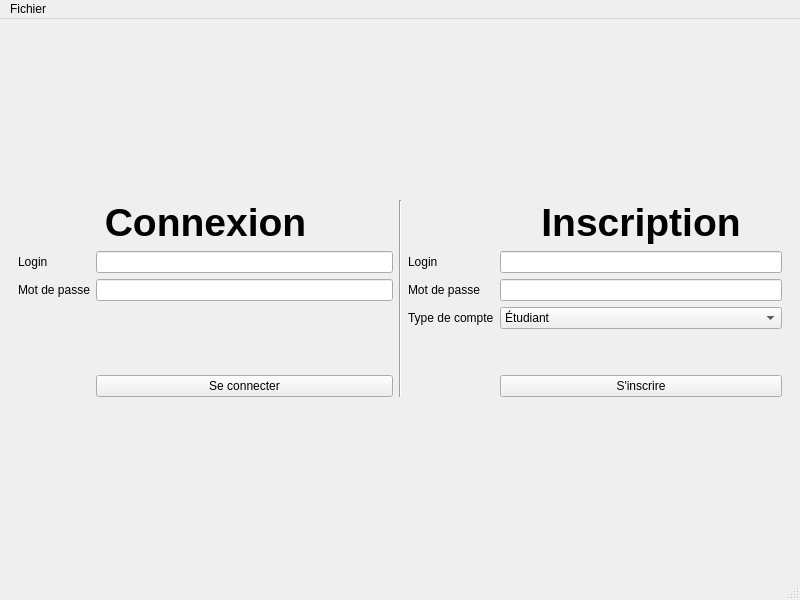
<?xml version="1.0" encoding="UTF-8"?>
<ui version="4.0">
 <class>MainWindow</class>
 <widget class="QMainWindow" name="MainWindow">
  <property name="geometry">
   <rect>
    <x>0</x>
    <y>0</y>
    <width>800</width>
    <height>600</height>
   </rect>
  </property>
  <property name="windowTitle">
   <string>CPOA - Projet Arche</string>
  </property>
  <property name="windowOpacity">
   <double>1.000000000000000</double>
  </property>
  <widget class="QWidget" name="centralwidget">
   <layout class="QGridLayout" name="gridLayout_2">
    <item row="0" column="0">
     <widget class="QStackedWidget" name="stackedWidget">
      <property name="currentIndex">
       <number>0</number>
      </property>
      <widget class="QWidget" name="ConnectionInscription">
       <layout class="QGridLayout" name="gridLayout_3">
        <item row="3" column="0" colspan="3">
         <spacer name="verticalSpacer">
          <property name="orientation">
           <enum>Qt::Vertical</enum>
          </property>
          <property name="sizeHint" stdset="0">
           <size>
            <width>20</width>
            <height>40</height>
           </size>
          </property>
         </spacer>
        </item>
        <item row="6" column="0" colspan="3">
         <spacer name="verticalSpacer_2">
          <property name="orientation">
           <enum>Qt::Vertical</enum>
          </property>
          <property name="sizeHint" stdset="0">
           <size>
            <width>20</width>
            <height>40</height>
           </size>
          </property>
         </spacer>
        </item>
        <item row="4" column="1">
         <widget class="Line" name="line">
          <property name="orientation">
           <enum>Qt::Vertical</enum>
          </property>
         </widget>
        </item>
        <item row="4" column="0">
         <layout class="QGridLayout" name="gridLayout_7">
          <item row="1" column="0">
           <widget class="QLabel" name="label">
            <property name="text">
             <string>Login</string>
            </property>
           </widget>
          </item>
          <item row="4" column="1">
           <widget class="QPushButton" name="Connexion">
            <property name="text">
             <string>Se connecter</string>
            </property>
           </widget>
          </item>
          <item row="2" column="1">
           <widget class="QLineEdit" name="lineMdp">
            <property name="echoMode">
             <enum>QLineEdit::Password</enum>
            </property>
            <property name="clearButtonEnabled">
             <bool>false</bool>
            </property>
           </widget>
          </item>
          <item row="1" column="1">
           <widget class="QLineEdit" name="lineLogin"/>
          </item>
          <item row="2" column="0">
           <widget class="QLabel" name="label_2">
            <property name="text">
             <string>Mot de passe</string>
            </property>
           </widget>
          </item>
          <item row="3" column="1">
           <spacer name="verticalSpacer_5">
            <property name="orientation">
             <enum>Qt::Vertical</enum>
            </property>
            <property name="sizeHint" stdset="0">
             <size>
              <width>20</width>
              <height>40</height>
             </size>
            </property>
           </spacer>
          </item>
          <item row="0" column="0" colspan="2">
           <widget class="QLabel" name="label_9">
            <property name="font">
             <font>
              <pointsize>29</pointsize>
              <weight>75</weight>
              <bold>true</bold>
              <kerning>true</kerning>
             </font>
            </property>
            <property name="autoFillBackground">
             <bool>false</bool>
            </property>
            <property name="text">
             <string>Connexion</string>
            </property>
            <property name="alignment">
             <set>Qt::AlignCenter</set>
            </property>
           </widget>
          </item>
         </layout>
        </item>
        <item row="4" column="2">
         <layout class="QGridLayout" name="gridLayout_6">
          <item row="5" column="1">
           <widget class="QPushButton" name="pushButtonInscription">
            <property name="text">
             <string>S'inscrire</string>
            </property>
           </widget>
          </item>
          <item row="2" column="0">
           <widget class="QLabel" name="label_12">
            <property name="text">
             <string>Mot de passe</string>
            </property>
           </widget>
          </item>
          <item row="3" column="0">
           <widget class="QLabel" name="label_13">
            <property name="text">
             <string>Type de compte</string>
            </property>
           </widget>
          </item>
          <item row="1" column="0">
           <widget class="QLabel" name="label_11">
            <property name="text">
             <string>Login</string>
            </property>
           </widget>
          </item>
          <item row="2" column="1">
           <widget class="QLineEdit" name="lineMdpInscription">
            <property name="echoMode">
             <enum>QLineEdit::Password</enum>
            </property>
           </widget>
          </item>
          <item row="1" column="1">
           <widget class="QLineEdit" name="lineLoginInscription"/>
          </item>
          <item row="0" column="1">
           <widget class="QLabel" name="label_10">
            <property name="font">
             <font>
              <pointsize>29</pointsize>
              <weight>75</weight>
              <bold>true</bold>
             </font>
            </property>
            <property name="text">
             <string>Inscription</string>
            </property>
            <property name="alignment">
             <set>Qt::AlignCenter</set>
            </property>
           </widget>
          </item>
          <item row="3" column="1">
           <widget class="QComboBox" name="comboBoxTypeCompte">
            <item>
             <property name="text">
              <string>Étudiant</string>
             </property>
            </item>
            <item>
             <property name="text">
              <string>Enseigant</string>
             </property>
            </item>
            <item>
             <property name="text">
              <string>Administrateur</string>
             </property>
            </item>
           </widget>
          </item>
          <item row="4" column="1">
           <spacer name="verticalSpacer_9">
            <property name="orientation">
             <enum>Qt::Vertical</enum>
            </property>
            <property name="sizeHint" stdset="0">
             <size>
              <width>20</width>
              <height>40</height>
             </size>
            </property>
           </spacer>
          </item>
         </layout>
        </item>
       </layout>
      </widget>
      <widget class="QWidget" name="Accueil">
       <layout class="QGridLayout" name="gridLayout">
        <item row="0" column="0">
         <widget class="QLabel" name="label_3">
          <property name="font">
           <font>
            <pointsize>30</pointsize>
           </font>
          </property>
          <property name="text">
           <string>Titre</string>
          </property>
         </widget>
        </item>
        <item row="1" column="0">
         <layout class="QVBoxLayout" name="verticalLayout">
          <item>
           <widget class="QLabel" name="label_4">
            <property name="text">
             <string>Liste des cours suivis :</string>
            </property>
           </widget>
          </item>
          <item>
           <widget class="QListView" name="listCoursSuivis">
            <property name="editTriggers">
             <set>QAbstractItemView::NoEditTriggers</set>
            </property>
           </widget>
          </item>
          <item>
           <spacer name="verticalSpacer_3">
            <property name="orientation">
             <enum>Qt::Vertical</enum>
            </property>
            <property name="sizeHint" stdset="0">
             <size>
              <width>20</width>
              <height>40</height>
             </size>
            </property>
           </spacer>
          </item>
         </layout>
        </item>
        <item row="1" column="1">
         <layout class="QVBoxLayout" name="verticalLayout_5">
          <item>
           <widget class="QLabel" name="label_CoursPropose">
            <property name="text">
             <string>Liste des cours proposés :</string>
            </property>
           </widget>
          </item>
          <item>
           <widget class="QListView" name="listViewCoursPropose">
            <property name="editTriggers">
             <set>QAbstractItemView::NoEditTriggers</set>
            </property>
           </widget>
          </item>
          <item>
           <spacer name="verticalSpacer_6">
            <property name="orientation">
             <enum>Qt::Vertical</enum>
            </property>
            <property name="sizeHint" stdset="0">
             <size>
              <width>20</width>
              <height>40</height>
             </size>
            </property>
           </spacer>
          </item>
          <item>
           <spacer name="horizontalSpacer">
            <property name="orientation">
             <enum>Qt::Horizontal</enum>
            </property>
            <property name="sizeHint" stdset="0">
             <size>
              <width>40</width>
              <height>20</height>
             </size>
            </property>
           </spacer>
          </item>
         </layout>
        </item>
        <item row="1" column="2">
         <layout class="QVBoxLayout" name="verticalLayout_2">
          <item>
           <widget class="QLabel" name="label_5">
            <property name="text">
             <string>Liste des cours :</string>
            </property>
           </widget>
          </item>
          <item>
           <widget class="QListView" name="listCours">
            <property name="editTriggers">
             <set>QAbstractItemView::NoEditTriggers</set>
            </property>
           </widget>
          </item>
          <item>
           <spacer name="verticalSpacer_4">
            <property name="orientation">
             <enum>Qt::Vertical</enum>
            </property>
            <property name="sizeHint" stdset="0">
             <size>
              <width>20</width>
              <height>40</height>
             </size>
            </property>
           </spacer>
          </item>
         </layout>
        </item>
        <item row="2" column="0">
         <layout class="QHBoxLayout" name="horizontalLayout_2">
          <item>
           <widget class="QPushButton" name="buttonDeconnexion">
            <property name="autoFillBackground">
             <bool>false</bool>
            </property>
            <property name="text">
             <string>Déconnexion</string>
            </property>
            <property name="autoDefault">
             <bool>false</bool>
            </property>
           </widget>
          </item>
          <item>
           <spacer name="horizontalSpacer_4">
            <property name="orientation">
             <enum>Qt::Horizontal</enum>
            </property>
            <property name="sizeHint" stdset="0">
             <size>
              <width>40</width>
              <height>20</height>
             </size>
            </property>
           </spacer>
          </item>
         </layout>
        </item>
        <item row="2" column="1">
         <layout class="QHBoxLayout" name="horizontalLayout_4">
          <item>
           <spacer name="horizontalSpacer_8">
            <property name="orientation">
             <enum>Qt::Horizontal</enum>
            </property>
            <property name="sizeHint" stdset="0">
             <size>
              <width>40</width>
              <height>20</height>
             </size>
            </property>
           </spacer>
          </item>
          <item>
           <widget class="QPushButton" name="buttonProposerCoursAccueil">
            <property name="autoFillBackground">
             <bool>false</bool>
            </property>
            <property name="text">
             <string>Proposer un cours</string>
            </property>
            <property name="autoDefault">
             <bool>false</bool>
            </property>
           </widget>
          </item>
          <item>
           <spacer name="horizontalSpacer_7">
            <property name="orientation">
             <enum>Qt::Horizontal</enum>
            </property>
            <property name="sizeHint" stdset="0">
             <size>
              <width>40</width>
              <height>20</height>
             </size>
            </property>
           </spacer>
          </item>
         </layout>
        </item>
       </layout>
      </widget>
      <widget class="QWidget" name="Cours">
       <layout class="QGridLayout" name="gridLayout_5">
        <item row="9" column="0">
         <layout class="QHBoxLayout" name="horizontalLayout">
          <item>
           <widget class="QPushButton" name="pushButtonAccueil">
            <property name="text">
             <string>Accueil</string>
            </property>
           </widget>
          </item>
          <item>
           <widget class="QPushButton" name="inscrirecours">
            <property name="text">
             <string>S'inscrire</string>
            </property>
           </widget>
          </item>
          <item>
           <spacer name="horizontalSpacer_5">
            <property name="orientation">
             <enum>Qt::Horizontal</enum>
            </property>
            <property name="sizeHint" stdset="0">
             <size>
              <width>40</width>
              <height>20</height>
             </size>
            </property>
           </spacer>
          </item>
         </layout>
        </item>
        <item row="3" column="0" colspan="3">
         <widget class="QLabel" name="labelNomCours">
          <property name="text">
           <string>Cours :</string>
          </property>
         </widget>
        </item>
        <item row="7" column="2">
         <layout class="QVBoxLayout" name="verticalLayout_3">
          <item>
           <widget class="QLabel" name="label_7">
            <property name="text">
             <string>Liste des étudiants</string>
            </property>
           </widget>
          </item>
          <item>
           <widget class="QListView" name="listPrincipaleEtudiant">
            <property name="editTriggers">
             <set>QAbstractItemView::NoEditTriggers</set>
            </property>
           </widget>
          </item>
          <item>
           <widget class="QLabel" name="labelNombrePlace">
            <property name="text">
             <string>Nombre de place :</string>
            </property>
           </widget>
          </item>
          <item>
           <widget class="QLabel" name="label_NomEnseigant">
            <property name="text">
             <string>Enseigant :</string>
            </property>
           </widget>
          </item>
          <item>
           <widget class="QLabel" name="label_8">
            <property name="text">
             <string>Liste d'attente</string>
            </property>
           </widget>
          </item>
          <item>
           <widget class="QListView" name="listAttenteEtudiant">
            <property name="editTriggers">
             <set>QAbstractItemView::NoEditTriggers</set>
            </property>
           </widget>
          </item>
         </layout>
        </item>
        <item row="7" column="0">
         <layout class="QVBoxLayout" name="verticalLayout_4">
          <item>
           <widget class="QLabel" name="labelpasinscrit">
            <property name="text">
             <string>Vous devez être inscrit pour visualiser les ressources de ce cours.</string>
            </property>
           </widget>
          </item>
          <item>
           <widget class="QLabel" name="label_6">
            <property name="text">
             <string>Liste des ressources :</string>
            </property>
           </widget>
          </item>
          <item>
           <widget class="QListView" name="listRessources">
            <property name="editTriggers">
             <set>QAbstractItemView::NoEditTriggers</set>
            </property>
           </widget>
          </item>
         </layout>
        </item>
        <item row="9" column="2">
         <layout class="QHBoxLayout" name="horizontalLayout_3">
          <item>
           <spacer name="horizontalSpacer_6">
            <property name="orientation">
             <enum>Qt::Horizontal</enum>
            </property>
            <property name="sizeHint" stdset="0">
             <size>
              <width>40</width>
              <height>20</height>
             </size>
            </property>
           </spacer>
          </item>
          <item>
           <widget class="QPushButton" name="SeDesinscrire">
            <property name="text">
             <string>Se désinscrire</string>
            </property>
           </widget>
          </item>
         </layout>
        </item>
        <item row="2" column="0">
         <widget class="QCheckBox" name="validationCours">
          <property name="font">
           <font>
            <weight>75</weight>
            <bold>true</bold>
            <strikeout>false</strikeout>
           </font>
          </property>
          <property name="text">
           <string>Cours valide</string>
          </property>
         </widget>
        </item>
       </layout>
      </widget>
      <widget class="QWidget" name="ProposerCours">
       <layout class="QGridLayout" name="gridLayout_8">
        <item row="0" column="1">
         <layout class="QGridLayout" name="gridLayout_9">
          <item row="1" column="1">
           <widget class="QLineEdit" name="lineEditNomCoursPropose"/>
          </item>
          <item row="5" column="0">
           <widget class="QLabel" name="label_18">
            <property name="text">
             <string>Nombre d'étudiants</string>
            </property>
           </widget>
          </item>
          <item row="4" column="0">
           <widget class="QLabel" name="label_17">
            <property name="text">
             <string>Date fin d'inscription</string>
            </property>
           </widget>
          </item>
          <item row="2" column="0">
           <widget class="QLabel" name="label_15">
            <property name="text">
             <string>Date début</string>
            </property>
           </widget>
          </item>
          <item row="4" column="1">
           <widget class="QDateEdit" name="dateEdit_fin_i"/>
          </item>
          <item row="3" column="0">
           <widget class="QLabel" name="label_16">
            <property name="text">
             <string>Date fin</string>
            </property>
           </widget>
          </item>
          <item row="2" column="1">
           <widget class="QDateEdit" name="dateEdit_debut"/>
          </item>
          <item row="1" column="0">
           <widget class="QLabel" name="label_14">
            <property name="text">
             <string>Nom</string>
            </property>
           </widget>
          </item>
          <item row="6" column="1">
           <spacer name="verticalSpacer_7">
            <property name="orientation">
             <enum>Qt::Vertical</enum>
            </property>
            <property name="sizeType">
             <enum>QSizePolicy::Preferred</enum>
            </property>
            <property name="sizeHint" stdset="0">
             <size>
              <width>20</width>
              <height>40</height>
             </size>
            </property>
           </spacer>
          </item>
          <item row="3" column="1">
           <widget class="QDateEdit" name="dateEdit_fin"/>
          </item>
          <item row="0" column="0" colspan="2">
           <widget class="QLabel" name="label_19">
            <property name="font">
             <font>
              <pointsize>29</pointsize>
              <weight>75</weight>
              <bold>true</bold>
             </font>
            </property>
            <property name="text">
             <string>Proposer un cours</string>
            </property>
            <property name="alignment">
             <set>Qt::AlignCenter</set>
            </property>
           </widget>
          </item>
          <item row="7" column="1">
           <widget class="QPushButton" name="pushButtonProposerCours">
            <property name="text">
             <string>Proposer</string>
            </property>
           </widget>
          </item>
          <item row="7" column="0">
           <widget class="QPushButton" name="pushButtonAccueil_2">
            <property name="text">
             <string>Accueil</string>
            </property>
           </widget>
          </item>
          <item row="5" column="1">
           <widget class="QSpinBox" name="spinBox_nbEtu"/>
          </item>
         </layout>
        </item>
        <item row="0" column="0">
         <spacer name="horizontalSpacer_2">
          <property name="orientation">
           <enum>Qt::Horizontal</enum>
          </property>
          <property name="sizeType">
           <enum>QSizePolicy::Minimum</enum>
          </property>
          <property name="sizeHint" stdset="0">
           <size>
            <width>40</width>
            <height>20</height>
           </size>
          </property>
         </spacer>
        </item>
        <item row="0" column="2">
         <spacer name="horizontalSpacer_3">
          <property name="orientation">
           <enum>Qt::Horizontal</enum>
          </property>
          <property name="sizeType">
           <enum>QSizePolicy::Minimum</enum>
          </property>
          <property name="sizeHint" stdset="0">
           <size>
            <width>40</width>
            <height>20</height>
           </size>
          </property>
         </spacer>
        </item>
       </layout>
      </widget>
     </widget>
    </item>
   </layout>
  </widget>
  <widget class="QMenuBar" name="menubar">
   <property name="geometry">
    <rect>
     <x>0</x>
     <y>0</y>
     <width>800</width>
     <height>22</height>
    </rect>
   </property>
   <property name="defaultUp">
    <bool>false</bool>
   </property>
   <property name="nativeMenuBar">
    <bool>true</bool>
   </property>
   <widget class="QMenu" name="menuFichier">
    <property name="title">
     <string>Fichier</string>
    </property>
    <addaction name="actionexit"/>
   </widget>
   <addaction name="menuFichier"/>
  </widget>
  <widget class="QStatusBar" name="statusbar"/>
  <action name="actionexit">
   <property name="text">
    <string>Quitter</string>
   </property>
  </action>
 </widget>
 <tabstops>
  <tabstop>lineLogin</tabstop>
  <tabstop>lineMdp</tabstop>
  <tabstop>Connexion</tabstop>
  <tabstop>pushButtonInscription</tabstop>
  <tabstop>listCoursSuivis</tabstop>
  <tabstop>listCours</tabstop>
  <tabstop>buttonDeconnexion</tabstop>
  <tabstop>listPrincipaleEtudiant</tabstop>
  <tabstop>listAttenteEtudiant</tabstop>
  <tabstop>pushButtonAccueil</tabstop>
  <tabstop>SeDesinscrire</tabstop>
 </tabstops>
 <resources/>
 <connections>
  <connection>
   <sender>stackedWidget</sender>
   <signal>currentChanged(int)</signal>
   <receiver>stackedWidget</receiver>
   <slot>setCurrentIndex(int)</slot>
   <hints>
    <hint type="sourcelabel">
     <x>329</x>
     <y>86</y>
    </hint>
    <hint type="destinationlabel">
     <x>450</x>
     <y>89</y>
    </hint>
   </hints>
  </connection>
  <connection>
   <sender>lineMdp</sender>
   <signal>returnPressed()</signal>
   <receiver>Connexion</receiver>
   <slot>click()</slot>
   <hints>
    <hint type="sourcelabel">
     <x>232</x>
     <y>299</y>
    </hint>
    <hint type="destinationlabel">
     <x>226</x>
     <y>391</y>
    </hint>
   </hints>
  </connection>
  <connection>
   <sender>Connexion</sender>
   <signal>clicked()</signal>
   <receiver>MainWindow</receiver>
   <slot>seConnecter()</slot>
   <hints>
    <hint type="sourcelabel">
     <x>226</x>
     <y>391</y>
    </hint>
    <hint type="destinationlabel">
     <x>511</x>
     <y>403</y>
    </hint>
   </hints>
  </connection>
 </connections>
 <slots>
  <slot>seConnecter()</slot>
 </slots>
</ui>
